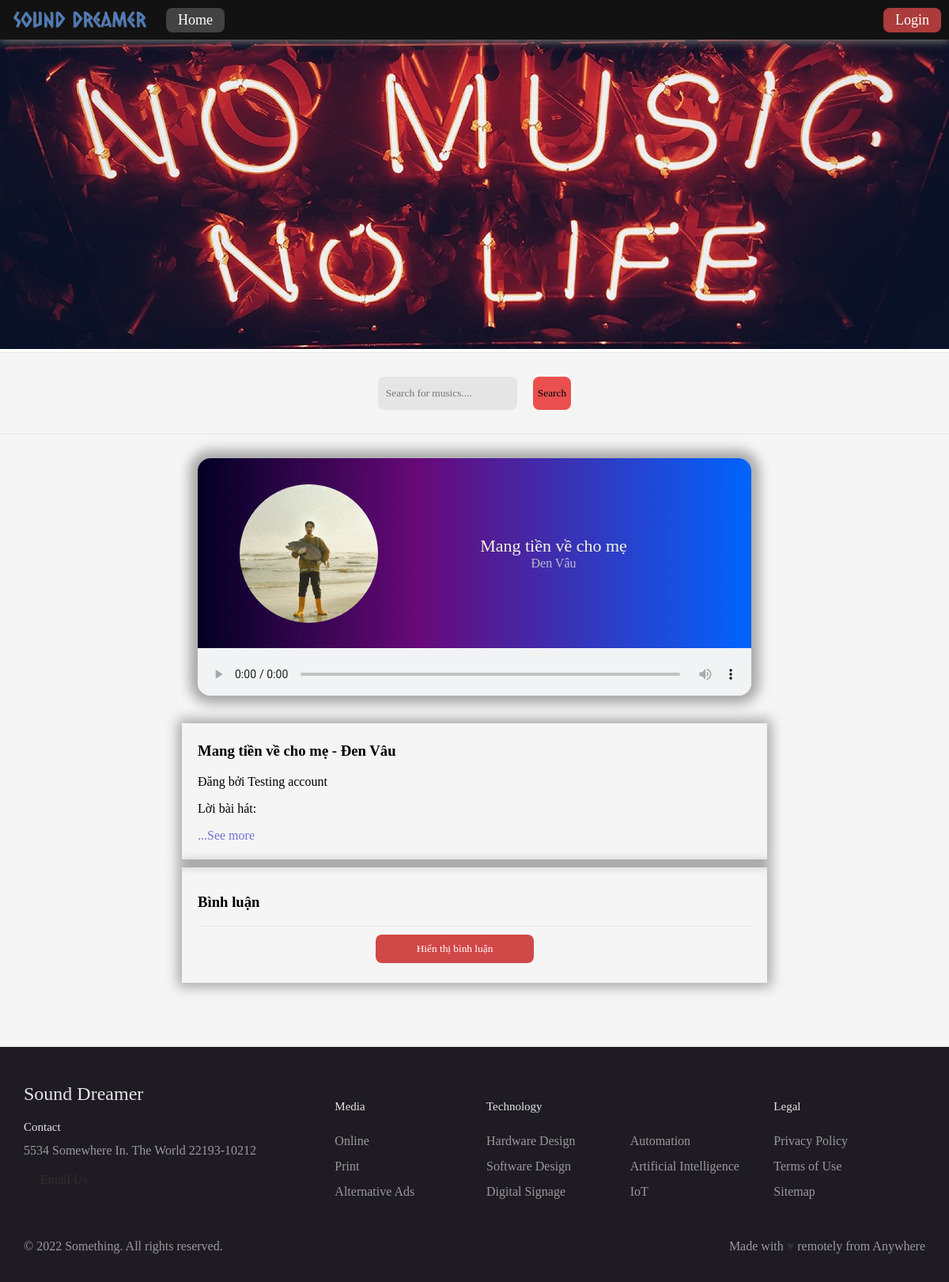
The page /index.php?t=view&id=7 on the database its author committed.
### tables this page shows
CREATE TABLE `songs` (
  `IDSong` int(11) NOT NULL,
  `username` varchar(32) NOT NULL,
  `songtitle` varchar(100) NOT NULL,
  `songsinger` varchar(100) NOT NULL,
  `songlyrics` longtext NOT NULL,
  `url_cover` text NOT NULL,
  `url_audio` text NOT NULL,
  `status` int(11) NOT NULL
);

CREATE TABLE `accounts` (
  `IDacc` int(11) NOT NULL,
  `username` varchar(32) NOT NULL,
  `password` varchar(32) NOT NULL,
  `display_name` varchar(50) NOT NULL,
  `email` mediumtext NOT NULL,
  `status` int(11) NOT NULL,
  `phone` int(11) NOT NULL,
  `description` longtext NOT NULL,
  `url_avatar` mediumtext NOT NULL,
  `role` int(11) NOT NULL
);

### core/init.php (called while the page is built, shortened)
<?php
$_PATH = substr(__DIR__,0,-4);
require_once $_PATH.'classes/DB.php';
$db = new DB();
?>

### classes/DB.php (called while the page is built, shortened)
<?php
class DB
{
    private $hostname = 'localhost',
            $username = 'root',
            $password = '',
            $dbname = 'sound_dreamer';
    public $cn = NULL;
    public function connect()
    {
        if(!$this->cn) $this->cn = mysqli_connect($this->hostname, $this->username, $this->password, $this->dbname);
    }
    public function num_rows($sql = null)
    {
        if ($this->cn)
        {
            $query = mysqli_query($this->cn, $sql);
            if ($query)
            {
                $row = mysqli_num_rows($query);
                return $row;
            }
        }
    }
    public function fetch_assoc($sql = null, $type)
    {
        if ($this->cn)
        {
            $query = mysqli_query($this->cn, $sql);
            if ($query)
            {
                if ($type == 0)
                {
                    while ($row = mysqli_fetch_assoc($query))
                    {
                        $data[] = $row;
                    }
                    return $data;
                }
                else if ($type == 1)
                {
                    $data = mysqli_fetch_assoc($query);
                    return $data;
                }
            }
        }
    }
    public function set_char($uni)
    {
        if ($this->cn)
        {
            mysqli_set_charset($this->cn, $uni);
        }
    }
}
?>

### templates/view.php (the view, shortened to what this page needs)
<?php
if (isset($_GET['id'])) {
?>
    <?php
    if ($_GET['id'] == '') $id = 'NULL';
    else $id = $_GET['id'];
    $sql_get_song = "SELECT * FROM songs WHERE IDSong = " . $id . "";
    if ($db->num_rows($sql_get_song)) {
        $data_songs = $db->fetch_assoc($sql_get_song, 1);
    ?>
        <div class="content">
            <div class="music-player">
                <div class="top">
                    <div class="img">
                        <img src="data/img-song/<?php echo $data_songs['url_cover'] ?>" class="song_cover">
                    </div>
                    <div class="desc">
                        <div id="title"><?php echo $data_songs['songtitle'] ?></div>
                        <div id="singer"><?php echo $data_songs['songsinger'] ?></div>
                    </div>
                </div>
                <div class="bottom">
                    <audio controls autoplay class="audio">
                        <source src="data/audio-song/<?php echo $data_songs['url_audio'] ?>">
                    </audio>
                </div>
            </div>
            <div class="description">
                <h3><?php echo $data_songs['songtitle'] ?> - <?php echo $data_songs['songsinger'] ?></h3>
                <p>Đăng bởi <?php echo $db->fetch_assoc("SELECT * FROM accounts WHERE username = '" . $data_songs['username'] . "'", 1)['display_name']; ?></p>
                <p>Lời bài hát:</p>
                <?php
                $second_lyrics = substr($data_songs['songlyrics'], 0);
                ?>
                <p>
                    <?php
                    if ($second_lyrics) {
                    ?>
                        <a id="a-see" onclick="seeMore()">...See more</a>
                    <?php
                    }
                    ?>
                </p>
            </div>
            <div class="description" id="cmt-sec">
                <div class="cmt-box" id="cmt-title">
                    <h3>Bình luận</h3>
                </div>
                <div class="cmt-content">
                    <button id="show-comments" onclick="getCmtData()"><span>Hiển thị bình luận</span></button>
                </div>
            </div>
        </div>
<?php
    }
} else echo "Nothing to show";

### css/style.css (style rules this page uses)
body { margin: 0px 0px; }
.content { background-color: #f5f5f5; }
.content { width: 100%; min-height: 300px; }

### templates/view.php (style rules this page uses)
.content { display: flex; justify-content: center; align-items: center; flex-direction: column; }
.music-player { margin-top: 30px; margin-bottom: 30px; height: 300px; width: 700px; border-radius: 16px; box-shadow: 0px 0px 15px 10px rgba(0, 0, 0, 0.32); }
.music-player .top { display: flex; border-top-left-radius: 16px; border-top-right-radius: 16px; height: 80%; width: auto; background: rgb(2, 0, 36); background: linear-gradient(90deg, rgba(2, 0, 36, 1) 0%, rgba(104, 9, 121, 1) 40%, rgba(0, 100, 255, 1) 100%); }
.music-player .top .img { height: 100%; width: 200px; display: flex; justify-content: center; align-items: center; }
.music-player .top .song_cover { margin-left: 80px; height: 175px; width: 175px; border-radius: 50%; animation: rotation 60s infinite linear; }
.music-player .top .desc { display: flex; flex-direction: column; width: 100%; height: auto; align-items: center; justify-content: center; }
.music-player .top .desc #title { font-size: 22px; color: beige; font-family: cursive; }
.music-player .top .desc #singer { font-size: 16px; color: beige; font-family: cursive; opacity: 70%; }
.music-player .bottom { height: 20%; width: auto; background-color: #f1f3f4; border-bottom-left-radius: 16px; border-bottom-right-radius: 16px; }
.music-player .bottom audio { width: 100%; height: 100%; }
.description { margin: 5px 0px; padding: 5px 20px; width: 700px; height: auto; box-shadow: 0px 0px 15px 5px rgba(0, 0, 0, 0.32); }
#cmt-sec { margin-bottom: 80px; }
.description a { color: #7671d1; }
.cmt-box { margin: 10px 0px; display: flex; align-items: center; border-bottom: 1px solid #e5e5e5; padding-right: 50px; }
button#show-comments { margin-bottom: 20px; border: none; font-family: cursive; color: white; background-color: #d14848; padding: 10px 10px; border-radius: 8px; transition: all 0.5s; cursor: pointer; width: 200px; margin-left: 225px; }
button#show-comments span { cursor: pointer; display: inline-block; position: relative; transition: 0.5s; }
button#show-comments span:after { content: '\00bb'; position: absolute; opacity: 0; top: 0; right: -20px; transition: 0.5s; }

### rows shown on the page
songs: url_cover (picture), songtitle "Mang tiền về cho mẹ", songsinger "Đen Vâu", username.display_name "Testing account"
